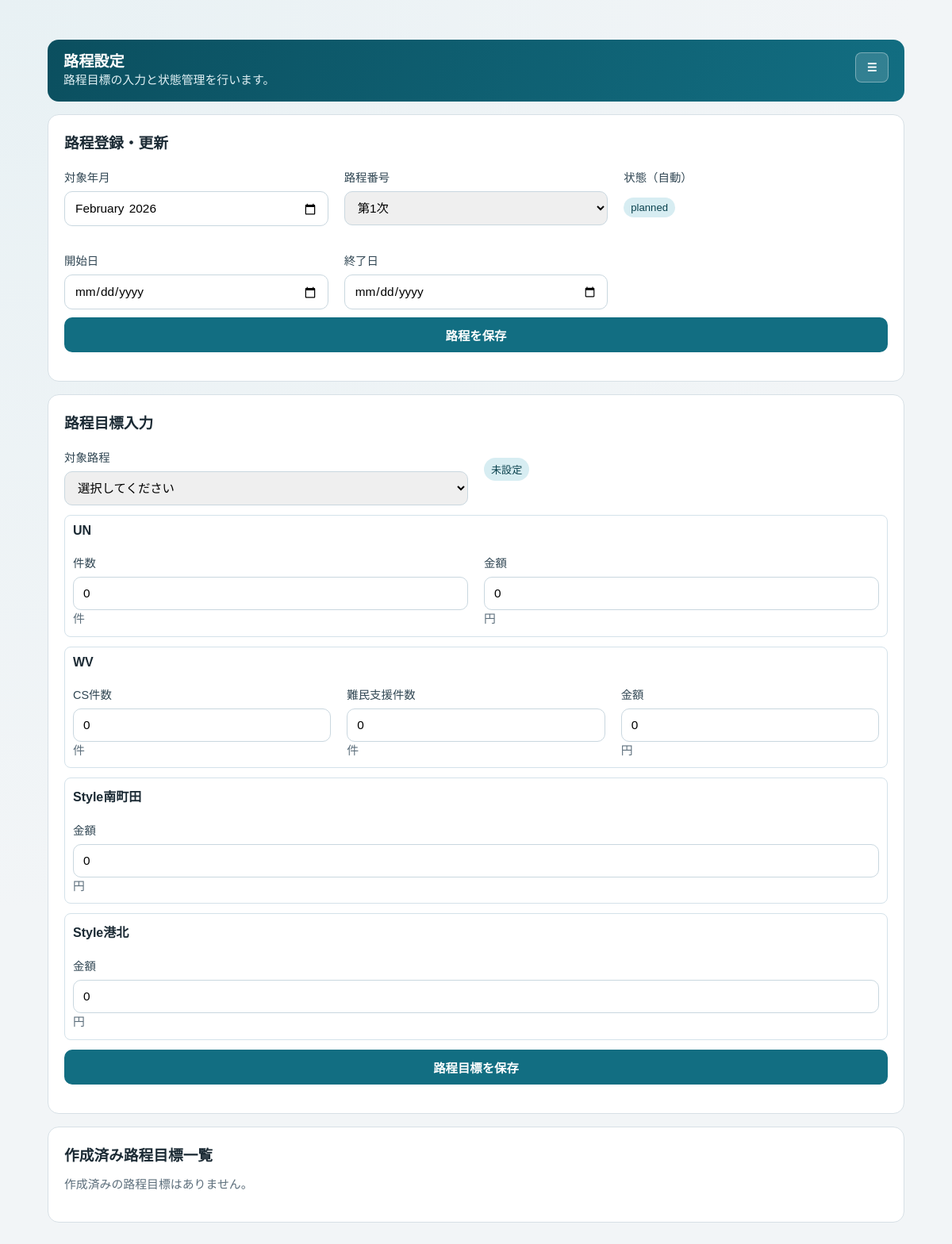
Screenshot of /targets/period/ (signed in) with the database file from the repository.
### apps/accounts/models.py (models this page shows, shortened)
class Department(models.Model):
    code = models.CharField(max_length=32, unique=True)
    name = models.CharField(max_length=64)
    default_reporter = models.ForeignKey(
        "Member",
        on_delete=models.SET_NULL,
        null=True,
        blank=True,
        related_name="default_department_links",
    )
    is_active = models.BooleanField(default=True)
    created_at = models.DateTimeField(auto_now_add=True)
    class Meta:
        ordering = ["code"]

### apps/targets/models.py (models this page shows)
class TargetMetric(models.Model):
    department = models.ForeignKey(
        Department,
        on_delete=models.CASCADE,
        related_name="target_metrics",
    )
    code = models.CharField(max_length=32)
    label = models.CharField(max_length=64)
    unit = models.CharField(max_length=16, blank=True)
    display_order = models.PositiveIntegerField(default=1)
    is_active = models.BooleanField(default=True)
    created_at = models.DateTimeField(auto_now_add=True)
    updated_at = models.DateTimeField(auto_now=True)
    class Meta:
        ordering = ["department__code", "display_order", "id"]
        unique_together = ("department", "code")

### apps/targets/views.py (the view, shortened to what this page needs)
# urls.py: path("period/", target_period_settings, name="target_period_settings"),
@require_roles(ROLE_ADMIN)
def target_period_settings(request: HttpRequest) -> HttpResponse:
    configs = _department_configs()
    selected_period = None
    period_id = request.GET.get("period")
    if period_id and period_id.isdigit():
        selected_period = Period.objects.filter(id=int(period_id)).first()
    period_saved = False
    period_deleted = False
    target_saved = False
    form_error = None
    if not selected_period:
        selected_period = _current_period()
    selected_month = timezone.localdate().replace(day=1)
    selected_sequence = 1
    selected_status = TARGET_STATUS_PLANNED
    selected_start = ""
    selected_end = ""
    selected_id = ""
    periods = Period.objects.order_by("-month", "start_date", "id")
    period_options = [
        {
            "id": period.id,
            "label": (
                f"{period.name} "
                f"[{_period_status(period.start_date, period.end_date)}] "
                f"({period.start_date:%Y/%m/%d} - {period.end_date:%Y/%m/%d})"
            ),
        }
        for period in periods
    ]
    return render(
        request,
        "targets/target_period_settings.html",
        {
            "selected_period": selected_period,
            "selected_period_label": _period_label(selected_period),
            "rows": _build_period_rows(period=selected_period, configs=configs),
            "period_options": period_options,
            "period_sequence_options": PERIOD_SEQUENCE_OPTIONS,
            "status_options": STATUS_OPTIONS,
            "form_month": _month_value_from_date(selected_month),
            "form_sequence": selected_sequence,
            "form_status": selected_status,
            "form_start_date": selected_start,
            "form_end_date": selected_end,
            "form_edit_period_id": selected_id,
            "period_saved": period_saved or request.GET.get("period_saved") == "1",
            "period_deleted": period_deleted,
            "target_saved": target_saved or request.GET.get("target_saved") == "1",
            "form_error": form_error,
            "history_rows": _period_history_rows(),
        },
    )

### apps/accounts/auth.py (called while the page is built)
def require_roles(*allowed_roles: str):
    def decorator(view_func):
        @wraps(view_func)
        def wrapper(request: HttpRequest, *args, **kwargs) -> HttpResponse:
            role = request.session.get(SESSION_ROLE_KEY)
            if role not in allowed_roles:
                return redirect("home")
            return view_func(request, *args, **kwargs)
        return wrapper
    return decorator

### apps/targets/views.py (called while the page is built, shortened)
def _month_value_from_date(value: date) -> str:
    return value.strftime("%Y-%m")

def _department_by_code(*, code: str, label: str) -> Department:
    department = Department.objects.filter(code=code).first()
    if department:
        return department
    return Department.objects.create(code=code, name=label)

def _ensure_default_metrics() -> None:
    for dept_code, dept_label in TARGET_DEPARTMENTS:
        department = _department_by_code(code=dept_code, label=dept_label)
        for order, (metric_code, metric_label, metric_unit) in enumerate(
            DEFAULT_METRICS_BY_DEPT[dept_code],
            start=1,
        ):
            TargetMetric.objects.update_or_create(
                department=department,
                code=metric_code,
                defaults={
                    "label": metric_label,
                    "unit": metric_unit,
                    "display_order": order,
                    "is_active": True,
                },
            )

def _department_configs():
    _ensure_default_metrics()
    configs = []
    for code, fallback_label in TARGET_DEPARTMENTS:
        department = _department_by_code(code=code, label=fallback_label)
        metrics = list(
            TargetMetric.objects.filter(department=department, is_active=True).order_by("display_order", "id")
        )
        configs.append(
            {
                "code": code,
                "label": department.name,
                "department": department,
                "metrics": metrics,
            }
        )
    return configs

def _period_label(period: Period | None) -> str:
    if not period:
        return "未設定"
    return f"{period.name} ({period.start_date:%m/%d} - {period.end_date:%m/%d})"

def _period_history_rows():
    rows = []
    return rows

### templates/targets/target_period_settings.html (shortened to what this page needs)
{% extends "base.html" %}
{% block content %}
<div class="container">
  <header class="topbar">
    <div>
      <strong>路程設定</strong>
      <div class="muted" style="color: #e1f1f5;">路程目標の入力と状態管理を行います。</div>
    </div>
  </header>
  <section class="card" style="margin-top: 16px;">
    <h3>路程登録・更新</h3>
    <form method="post">
      <div class="grid grid-2">
        <div>
          <label>対象年月</label>
          <input type="month" name="period_month" value="{{ form_month }}" required />
        </div>
        <div>
          <label>路程番号</label>
          <select name="period_sequence" required>
            {% for value in period_sequence_options %}
            <option value="{{ value }}" {% if form_sequence == value %}selected{% endif %}>第{{ value }}次</option>
            {% endfor %}
          </select>
        </div>
        <div>
          <label>状態（自動）</label>
          <div class="badge" style="margin-top: 8px; display: inline-block;">{{ form_status }}</div>
        </div>
        <div>
          <label>開始日</label>
          <input type="date" name="start_date" value="{{ form_start_date }}" required />
        </div>
        <div>
          <label>終了日</label>
          <input type="date" name="end_date" value="{{ form_end_date }}" required />
        </div>
      </div>
      <div style="margin-top: 10px;"><button type="submit">路程を保存</button></div>
    </form>
  </section>
  <section class="card" style="margin-top: 16px;">
    <h3>路程目標入力</h3>
    <form method="post">
      <div class="grid grid-2">
        <div>
          <label>対象路程</label>
          <select name="selected_period_id" required>
            <option value="">選択してください</option>
          </select>
        </div>
        <div>
          <span class="badge" style="margin-top: 24px; display: inline-block;">{{ selected_period_label }}</span>
        </div>
      </div>
      {% for row in rows %}
      <div style="margin-top: 12px; padding: 10px; border: 1px solid #d4e2ea; border-radius: 8px;">
        <strong>{{ row.label }}</strong>
        <div class="grid grid-2" style="margin-top: 8px;">
          {% for metric in row.metrics %}
          <div>
            <label>{{ metric.label }}</label>
            <input type="number" min="0" name="{{ metric.input_name }}" value="{{ metric.value }}" />
            <div class="muted">{{ metric.unit }}</div>
          </div>
          {% endfor %}
        </div>
      </div>
      {% endfor %}
      <div style="margin-top: 12px;"><button type="submit">路程目標を保存</button></div>
    </form>
  </section>
  <section class="card" style="margin-top: 16px;">
    <h3>作成済み路程目標一覧</h3>
    {% if history_rows %}
    <table>
      <thead>
        <tr><th>路程名</th><th>期間</th><th>状態</th><th>操作</th></tr>
      </thead>
      <tbody>
        {% for row in history_rows %}
        <tr>
          <td>{{ row.name }}</td>
          <td>{{ row.range_label }}</td>
          <td>{{ row.status }}</td>
          <td class="target-op-cell">
            <a class="btn-inline" href="{% url 'target_period_settings' %}?period={{ row.id }}">表示</a>
            <form method="post" class="target-delete-form" onsubmit="return confirm('この路程を削除します。よろしいですか？');">
              {% csrf_token %}
              <input type="hidden" name="action" value="delete_period" />
              <input type="hidden" name="delete_period_id" value="{{ row.id }}" />
              <button type="submit" class="btn-inline btn-danger">削除</button>
            </form>
          </td>
        </tr>
        {% endfor %}
      </tbody>
    </table>
    {% else %}
    <p class="muted">作成済みの路程目標はありません。</p>
    {% endif %}
  </section>
</div>
{% endblock %}

### static/app.css (style rules this page uses)
:root { --bg: #f2f5f7; --card: #ffffff; --ink: #1b2a34; --muted: #5d6f7c; --line: #d7e0e6; --brand: #126e82; --brand-soft: #d7edf2; --ok: #2e8b57; --warn: #d28b1f; }
* { box-sizing: border-box; }
body { margin: 0; font-family: "Hiragino Sans", "Yu Gothic", "Meiryo", sans-serif; background: radial-gradient(circle at top left, #e8f1f4, var(--bg) 58%); color: var(--ink); }
.container { width: min(1080px, 92vw); margin: 32px auto; }
.topbar { background: linear-gradient(120deg, #0b4f5f, #126e82); color: #fff; padding: 16px 20px; border-radius: 14px; display: flex; justify-content: flex-start; align-items: flex-start; gap: 12px; position: relative; flex-wrap: wrap; }
.topbar > div:first-child { flex: 1 1 auto; min-width: 0; }
.topbar > strong, .topbar > div:first-child > strong { display: block; font-size: 1.2rem; line-height: 1.25; }
.grid { display: grid; gap: 20px; }
.grid-2 { grid-template-columns: repeat(auto-fit, minmax(280px, 1fr)); }
.card { background: var(--card); border: 1px solid var(--line); border-radius: 14px; padding: 20px; }
.card h2, .card h3 { margin: 0 0 8px; }
.muted { color: var(--muted); font-size: 0.93rem; line-height: 1.5; }
.badge { display: inline-block; padding: 5px 9px; border-radius: 999px; font-size: 0.82rem; background: var(--brand-soft); color: #09414d; }
label { display: block; font-size: 0.9rem; margin: 12px 0 8px; color: #304653; }
input, select, textarea, button { width: 100%; border: 1px solid #c9d7df; border-radius: 10px; padding: 11px 12px; font-size: 0.96rem; font-family: inherit; }
button { background: var(--brand); color: #fff; border: 0; font-weight: 700; cursor: pointer; }

### rows the page displays
Department: label "UN"
TargetMetric: label "件数"
TargetMetric: label "金額"
Department: label "WV"
TargetMetric: label "CS件数"
TargetMetric: label "難民支援件数"
TargetMetric: label "金額"
Department: label "Style南町田"
TargetMetric: label "金額"
Department: label "Style港北"
TargetMetric: label "金額"

### other values shown
{{ selected_period_label }} "未設定"
{{ metric.unit }} "件" "円" "件" "件" "円" "円" "円"
